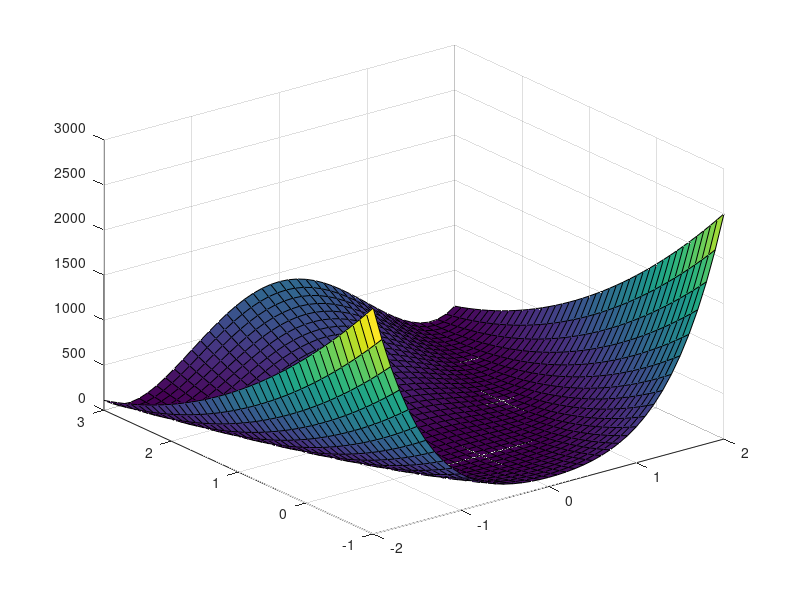
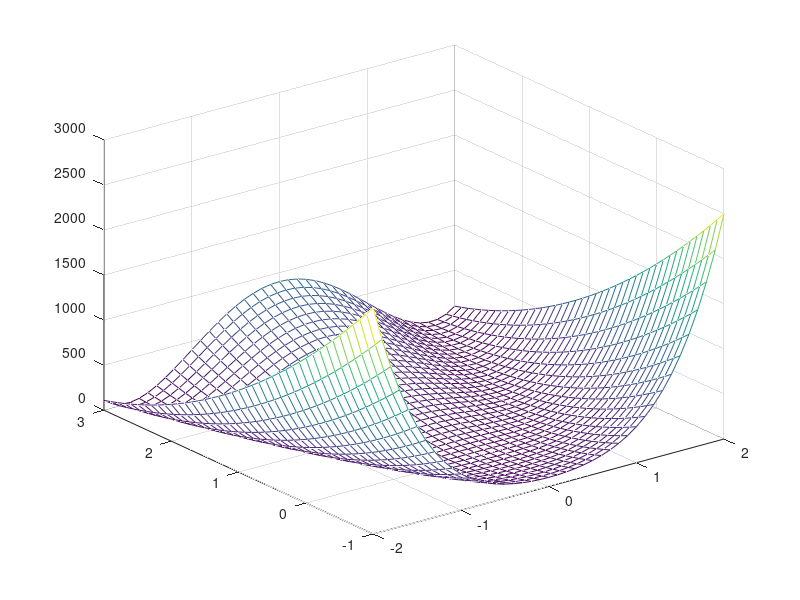
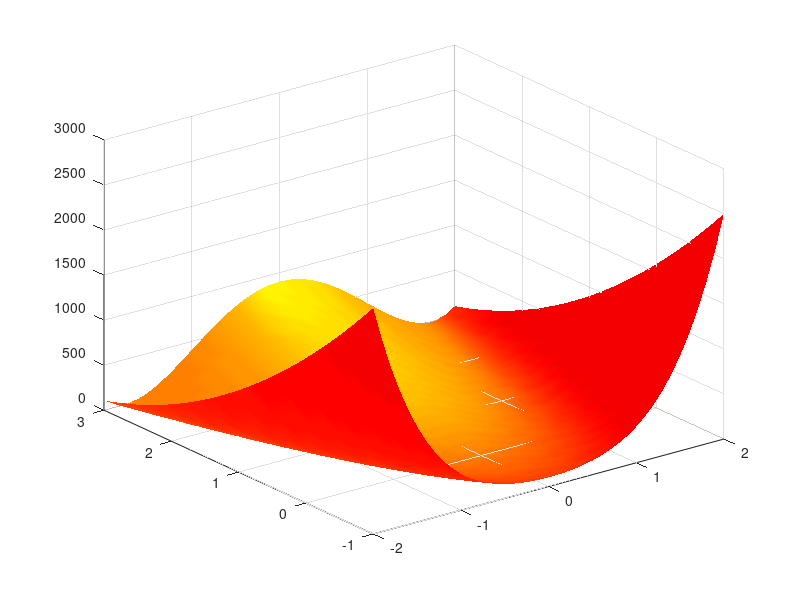

MATLAB code for these plots, in order:
 [x, y] = meshgrid(-2:0.1:2, -1:0.1:3);
 f = (1-x).^2 + 100.*(y-x.^2).^2;
 figure(1)
 surf(x,y,f)
 figure(2)
 mesh(x,y,f)
 figure(3)
 surfl(x,y,f)
 shading interp;
 colormap(hot);